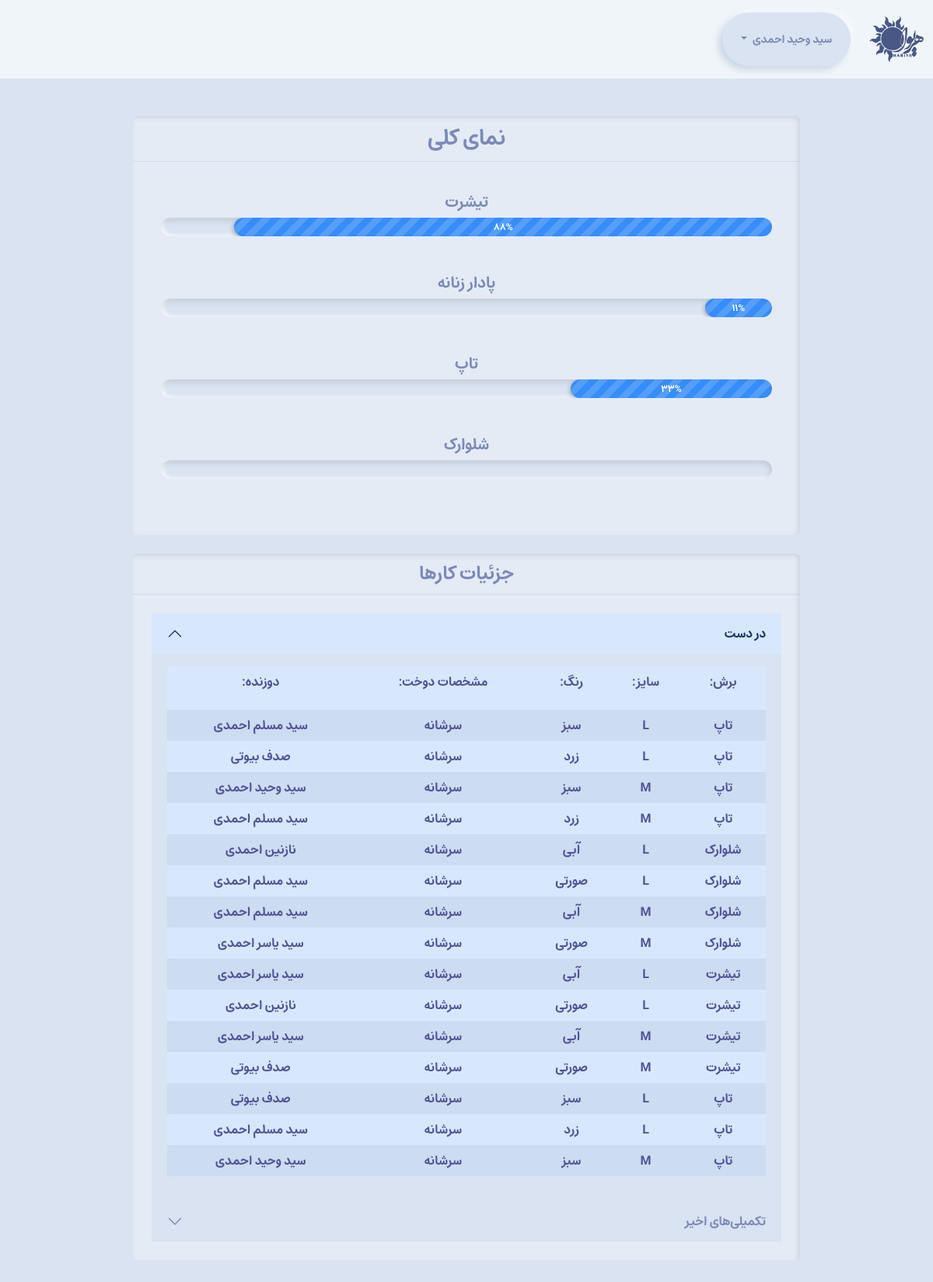
Screenshot of /workshop/ (signed in) with the database file from the repository.
### workshop/models.py (models this page shows, shortened)
class cuts(models.Model):
    cut = models.CharField(max_length=200, null=False, verbose_name="برش")
    customcode = models.IntegerField(validators=[MinValueValidator(0)], unique=True, blank=True, null=True, verbose_name="کد دلخواه")
    weight = models.DecimalField(validators=[MinValueValidator(0.1)], max_digits=12, decimal_places=3, null=False, verbose_name="ورن")
    colortype = models.CharField(max_length=8, null=False, verbose_name="نوع رنگ")
    sizetype = models.CharField(max_length=8, null=False, verbose_name="نوع سایز")
    description = models.TextField(blank=True, null=True, verbose_name="توضیحات")
    cdate = models.DateTimeField(null=False, auto_now_add=True, verbose_name="تاریخ ایجاد")
    edate = models.DateTimeField(null=True, auto_now=True, verbose_name="تاریخ تصحیح")
    completed = models.BooleanField(default=False, verbose_name="تکمیل شده؟")
    class Meta:
        verbose_name = "برش"
        verbose_name_plural = "برش‌ها"

class jobs(models.Model):
    cut = models.ForeignKey(cuts, on_delete=models.CASCADE, null=False, verbose_name="برش")
    size = models.ForeignKey(sizes, on_delete=models.CASCADE, null=False, verbose_name="سایز")
    color = models.ForeignKey(colors, on_delete=models.CASCADE, null=False, verbose_name="رنگ")
    line = models.ForeignKey(lines, on_delete=models.CASCADE, null=False, verbose_name="خط دوخت")
    user = models.ForeignKey(User, on_delete=models.CASCADE, null=False, verbose_name="دوزنده")
    cdate = models.DateTimeField(null=False, auto_now_add=True, verbose_name="تاریخ ایجاد")
    edate = models.DateTimeField(null=True, auto_now=True, verbose_name="تاریخ تصحیح")
    completed = models.BooleanField(default=False, verbose_name="تکمیل شده؟")
    class Meta:
        verbose_name = "کار"
        verbose_name_plural = "کارها"

class sizes(models.Model):
    size = models.CharField(max_length=5, null=False, verbose_name="سایز")
    amount = models.IntegerField(validators=[MinValueValidator(0)], null=False, verbose_name="تعداد")
    cut = models.ForeignKey(cuts, on_delete=models.CASCADE, null=False, verbose_name="برش")
    completed = models.BooleanField(default=False, verbose_name="تکمیل شده؟")
    class Meta:
        verbose_name = "سایز"
        verbose_name_plural = "سایزها"

class colors(models.Model):
    color = models.CharField(max_length=20, null=False, verbose_name="رنگ")
    amount = models.IntegerField(validators=[MinValueValidator(0)], null=False, verbose_name="تعداد")
    size = models.ForeignKey(sizes, on_delete=models.CASCADE, null=False, verbose_name="سایز")
    cut = models.ForeignKey(cuts, on_delete=models.CASCADE, null=False, verbose_name="برش")
    completed = models.BooleanField(default=False, verbose_name="تکمیل شده؟")
    class Meta:
        verbose_name = "رنگ"
        verbose_name_plural = "رنگ‌ها"

class lines(models.Model):
    line = models.CharField(max_length=32, null=False, verbose_name="خط دوخت")
    price = models.IntegerField(validators=[MinValueValidator(0)], null=True, verbose_name="قیمت")
    color = models.ForeignKey(colors, on_delete=models.CASCADE, null=False, verbose_name="رنگ")
    size = models.ForeignKey(sizes, on_delete=models.CASCADE, null=False, verbose_name="سایز")
    cut = models.ForeignKey(cuts, on_delete=models.CASCADE, null=False, verbose_name="برش")
    completed = models.BooleanField(default=False, verbose_name="تکمیل شده؟")
    class Meta:
        verbose_name = "خط"
        verbose_name_plural = "خط‌ها"

### workshop/views.py (the view)
# urls.py: path('', views.indexf, name='index'),
@login_required
def indexf(request):
    jobs_at_hand = jobs.objects.filter(completed = False).order_by('-id')[:15]
    cuts_objects = cuts.objects.all()
    cuts_and_percentages = []
    latest_finished= cuts.objects.filter(completed = True)
    for cut_instance in cuts_objects:
        number_of_colors = cut_instance.colors_set.count()
        number_of_unfinished_colors = cut_instance.colors_set.filter(completed = False).count()
        if number_of_colors > 0:
            percentage = (1 - (number_of_unfinished_colors / number_of_colors)) * 100
        else:
            percentage = 0
        cuts_and_percentages.append({cut_instance.cut: int(percentage)})
    return render(request, 'workshop/index.html', {'jobsAtHand': jobs_at_hand, 'cutsPercentage': cuts_and_percentages, 'latestFinished': latest_finished})

### workshop/templates/workshop/index.html (shortened to what this page needs)
{% extends 'workshop/layout.html' %}
{% block body %}
    <div class="container col-lg-9 col-sm-12">
      <div class="card mb-4">
        <h3 class="card-header mb-3">نمای کلی</h3>
        <div class="card-body">
          <div class="container">
            {% for item in cutsPercentage %}
              {% for cut, percentage in item.items %}
                {% if percentage < 100 %}
                  <h5 class="card-title">{{ cut }}</h5>
                  <div class="progress mb-5">
                    <div class="progress-bar progress-bar-striped progress-bar-animated" role="progressbar" aria-valuenow="{{ percentage }}" aria-valuemin="0" aria-valuemax="100" style='width: {{ percentage }}%;'>{{ percentage }}%</div>
                  </div>
                {% endif %}
              {% endfor %}
            {% endfor %}
          </div>
        </div>
      </div>
      <div class="card">
        <h4 class="card-header">جزئیات کارها</h4>
        <div class="card-body">
          <div class="accordion" id="accordionExample">
            <div class="accordion-item">
              <h2 class="accordion-header" id="headingOne">
                <button class="accordion-button" type="button" data-bs-toggle="collapse" data-bs-target="#collapseOne" aria-expanded="true" aria-controls="collapseOne">
                  در دست
                </button>
              </h2>
              <div id="collapseOne" class="accordion-collapse collapse show" aria-labelledby="headingOne" data-bs-parent="#accordionExample">
                <div class="accordion-body">
                  <div class="d-flex justify-content-center">
                    <table class="table table-hover table-striped table-primary">
                      <thead>
                        <tr>
                          <th style="color: rgb(82, 82, 152);"> <p>برش:</p> </th>
                          <th style="color: rgb(82, 82, 152);"> <p>سایز:</p> </th>
                          <th style="color: rgb(82, 82, 152);"> <p>رنگ:</p> </th>
                          <th style="color: rgb(82, 82, 152);"> <p>مشخصات دوخت:</p> </th>
                          <th style="color: rgb(82, 82, 152);"> <p>دوزنده:</p> </th>
                        </tr>
                      </thead>
                      <tbody>
                        {% for job in jobsAtHand %}
                          <tr>
                            <td style="color: rgb(82, 82, 152);"> {{ job.cut.cut }} </td>
                            <td style="color: rgb(82, 82, 152);"> {{ job.size.size }} </td>
                            <td style="color: rgb(82, 82, 152);"> {{ job.color.color }} </td>
                            <td style="color: rgb(82, 82, 152);"> {{ job.line.line }} </td>
                            <td style="color: rgb(82, 82, 152);"> {{ job.user.first_name }} {{ job.user.last_name }} </td>
                          </tr>
                        {% endfor %}
                      </tbody>
                    </table>
                  </div>
                </div>
              </div>
            </div>
            <div class="accordion-item">
              <h2 class="accordion-header" id="headingTwo">
                <button class="accordion-button collapsed" type="button" data-bs-toggle="collapse" data-bs-target="#collapseTwo" aria-expanded="false" aria-controls="collapseTwo">
                  تکمیلی‌های اخیر
                </button>
              </h2>
            </div>
          </div>
        </div>
        </div>
      </div>
{% endblock %}

### workshop/templates/workshop/layout.html (shortened to what this page needs)
{% load static %}
<!DOCTYPE html>
<html lang="fa" dir="rtl">
    <head>
        <link rel="stylesheet" href= "{% static 'workshop/bootstrap/dist/css/bootstrap.rtl.min.css' %}">
        <link href="{% static 'workshop/styles.css' %}" rel="stylesheet">
    </head>
    <body>
      <nav class="navbar navbar-expand-lg bg-light">
        <div class="container-fluid">
          <a class="navbar-brand" href="{% url 'workshop:index' %}"><img src="{% static 'workshop/Hariwa Logo.png' %}" width="70px" alt="نشان هریوا"></a>
          <div class="collapse navbar-collapse" id="navbarSupportedContent">
            <ul class="navbar-nav me-auto mb-2 mb-lg-0">
              {% if request.user.is_authenticated %}
              <div class="dropdown d-flex justify-content-center">
                <button class="btn btn-success dropdown-toggle text-center btn-sm m-2 p-lg-4" style="width: 100%;" type="button" data-bs-toggle="dropdown" aria-expanded="false">
                  {{ user.get_full_name }}
                </button>
              </div>
              {% endif %}
            </ul>
          </div>
        </div>
      </nav>
        <main class="container-fluid py-5 text-center">
            {% block body %}
            {% endblock %}
        </main>
    </body>
</html>

### rows the page displays
cuts: item "تیشرت"
cuts: item "پادار زنانه"
cuts: item "تاپ"
cuts: item "شلوارک"
jobs: cut.cut "تاپ", size.size "L", color.color "سبز", line.line "سرشانه", user.first_name "سید مسلم", user.last_name "احمدی"
jobs: cut.cut "تاپ", size.size "L", color.color "زرد", line.line "سرشانه", user.first_name "صدف", user.last_name "بیوتی"
jobs: cut.cut "تاپ", size.size "M", color.color "سبز", line.line "سرشانه", user.first_name "سید وحید", user.last_name "احمدی"
jobs: cut.cut "تاپ", size.size "M", color.color "زرد", line.line "سرشانه", user.first_name "سید مسلم", user.last_name "احمدی"
jobs: cut.cut "شلوارک", size.size "L", color.color "آبی", line.line "سرشانه", user.first_name "نازنین", user.last_name "احمدی"
jobs: cut.cut "شلوارک", size.size "L", color.color "صورتی", line.line "سرشانه", user.first_name "سید مسلم", user.last_name "احمدی"
jobs: cut.cut "شلوارک", size.size "M", color.color "آبی", line.line "سرشانه", user.first_name "سید مسلم", user.last_name "احمدی"
jobs: cut.cut "شلوارک", size.size "M", color.color "صورتی", line.line "سرشانه", user.first_name "سید یاسر", user.last_name "احمدی"
jobs: cut.cut "تیشرت", size.size "L", color.color "آبی", line.line "سرشانه", user.first_name "سید یاسر", user.last_name "احمدی"
jobs: cut.cut "تیشرت", size.size "L", color.color "صورتی", line.line "سرشانه", user.first_name "نازنین", user.last_name "احمدی"
jobs: cut.cut "تیشرت", size.size "M", color.color "آبی", line.line "سرشانه", user.first_name "سید یاسر", user.last_name "احمدی"
jobs: cut.cut "تیشرت", size.size "M", color.color "صورتی", line.line "سرشانه", user.first_name "صدف", user.last_name "بیوتی"
jobs: cut.cut "تاپ", size.size "L", color.color "سبز", line.line "سرشانه", user.first_name "صدف", user.last_name "بیوتی"
jobs: cut.cut "تاپ", size.size "L", color.color "زرد", line.line "سرشانه", user.first_name "سید مسلم", user.last_name "احمدی"
jobs: cut.cut "تاپ", size.size "M", color.color "سبز", line.line "سرشانه", user.first_name "سید وحید", user.last_name "احمدی"

### other values shown
{{ user.get_full_name }} "سید وحید احمدی"
{{ percentage }} "88" "11" "33"
